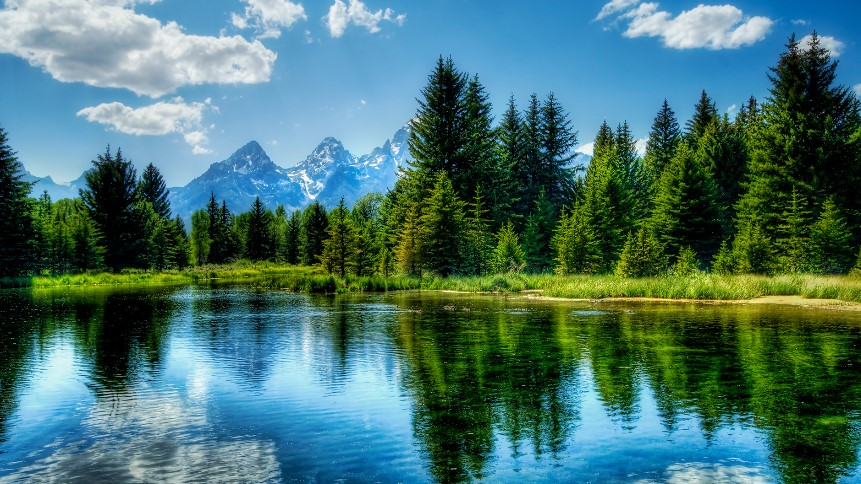
#> input picture 实验课作业/lab03/test.jpg, 861 x 484 px
$ python lab03.py
#> lines starting #> are read from the running program, lines starting #| are printed output that depends on the picture
import cv2
import numpy as np
import matplotlib
matplotlib.use('Agg')
import matplotlib.pyplot as plt
import warnings
warnings.filterwarnings("ignore")

plt.rcParams['font.sans-serif'] = ['DejaVu Sans']
plt.rcParams['axes.unicode_minus'] = False

# ===================== 1. 图像读入与预处理 =====================
img_path = "test.jpg"
img = cv2.imread(img_path, cv2.IMREAD_GRAYSCALE)
#> img: shape (484, 861); min 0, max 255, mean 100.5
if img is None:
    raise FileNotFoundError(f"无法读取图像 {img_path}，请检查路径！")
h, w = img.shape
#> h = 484; w = 861
print(f"原始图像尺寸: {h} × {w}，灰度单通道")
#| 原始图像尺寸: 484 × 861，灰度单通道

# ===================== 2. 下采样（1/2 比例）=====================
scale = 2
new_h, new_w = h // scale, w // scale
#> new_h = 242; new_w = 430

img_down_naive = cv2.resize(img, (new_w, new_h), interpolation=cv2.INTER_LINEAR)
img_blur = cv2.GaussianBlur(img, (5, 5), sigmaX=1.5)
img_down_gauss = cv2.resize(img_blur, (new_w, new_h), interpolation=cv2.INTER_LINEAR)
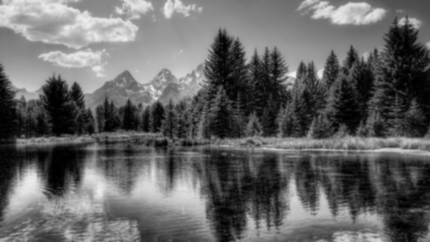
#> img_down_gauss: shape (242, 430); min 0, max 239, mean 100.5

# ===================== 3. 图像恢复（上采样回原尺寸）=====================
img_up_nearest = cv2.resize(img_down_naive, (w, h), interpolation=cv2.INTER_NEAREST)
img_up_bilinear = cv2.resize(img_down_naive, (w, h), interpolation=cv2.INTER_LINEAR)
img_up_bicubic = cv2.resize(img_down_naive, (w, h), interpolation=cv2.INTER_CUBIC)
img_up_gauss_bilinear = cv2.resize(img_down_gauss, (w, h), interpolation=cv2.INTER_LINEAR)

# ===================== 4. 空间域质量评估：MSE & PSNR =====================
def calculate_mse_psnr(img1, img2, max_pixel=255.0):
#> called with max_pixel = 255
    mse = np.mean((img1.astype(np.float64) - img2.astype(np.float64)) ** 2)
#> mse = 251
    if mse == 0:
        psnr = 100.0
    else:
        psnr = 10 * np.log10((max_pixel ** 2) / mse)
#> psnr = 24.13
    return mse, psnr

results = {}
results["Nearest Neighbor"] = calculate_mse_psnr(img, img_up_nearest)
results["Bilinear"] = calculate_mse_psnr(img, img_up_bilinear)
results["Bicubic"] = calculate_mse_psnr(img, img_up_bicubic)
results["Gaussian + Bilinear"] = calculate_mse_psnr(img, img_up_gauss_bilinear)

print("\n=== Spatial Domain Quality Evaluation (MSE/PSNR) ===")
for name, (mse, psnr) in results.items():
    print(f"{name}: MSE = {mse:.2f}, PSNR = {psnr:.2f} dB")
#> this loop made 4 passes
#> (name, mse, psnr) on passes 1 to 4: ('Nearest Neighbor', 251, 24.13), ('Bilinear', 222.9, 24.65), ('Bicubic', 208.7, 24.93), ('Gaussian + Bilinear', 295, 23.43)
#| Nearest Neighbor: MSE = 250.95, PSNR = 24.13 dB
#| Bilinear: MSE = 222.86, PSNR = 24.65 dB
#| Bicubic: MSE = 208.73, PSNR = 24.93 dB
#| Gaussian + Bilinear: MSE = 295.04, PSNR = 23.43 dB

# ===================== 5. 傅里叶变换（DFT）分析 =====================
def dft_analysis(img):
    dft = cv2.dft(np.float32(img), flags=cv2.DFT_COMPLEX_OUTPUT)
    dft_shift = np.fft.fftshift(dft)
    mag = cv2.magnitude(dft_shift[:, :, 0], dft_shift[:, :, 1])
    mag_log = 20 * np.log(mag + 1e-8)
    mag_log = cv2.normalize(mag_log, None, 0, 255, cv2.NORM_MINMAX)
    return mag, mag_log

mag_ori, mag_log_ori = dft_analysis(img)
mag_down, mag_log_down = dft_analysis(img_down_naive)
mag_bi, mag_log_bi = dft_analysis(img_up_bilinear)
#> in dft_analysis (call 3), `mag_log = 20 * np.log(mag + 1e-8)`:
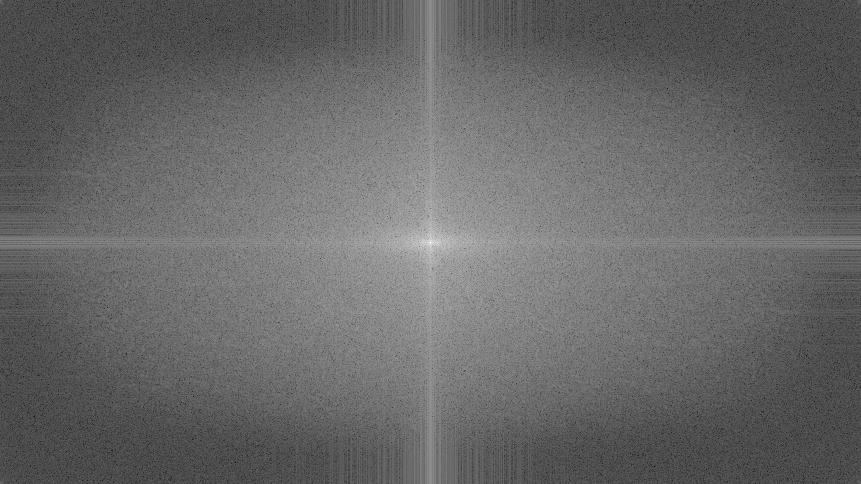
#> mag_log: shape (484, 861) float32; min -8.35, max 351, mean 137.9; drawn with min black and max white

# ===================== 6. DCT 分析 =====================
def dct_analysis(img, low_freq_ratio=0.25):
#> called with low_freq_ratio = 0.25
    dct = cv2.dct(np.float32(img))
    dct_log = 20 * np.log(np.abs(dct) + 1e-8)
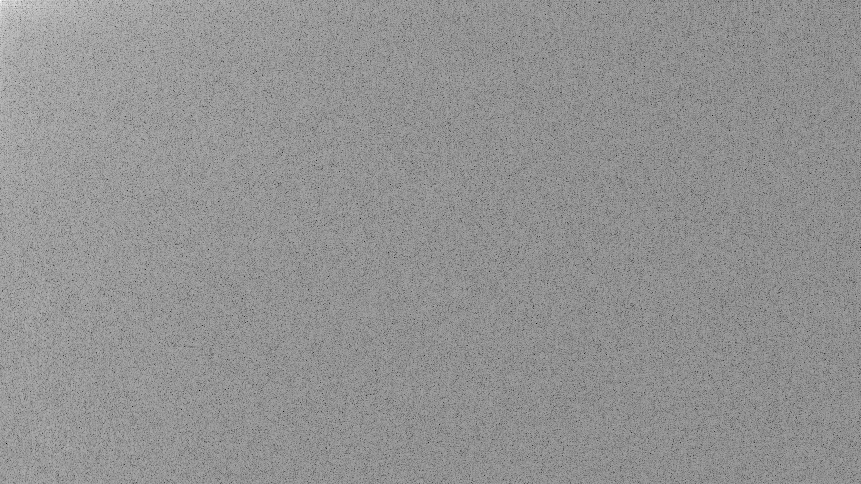
#> dct_log: shape (484, 861) float32; min -197.1, max 221.6, mean 43.7; drawn with min black and max white
    dct_log = cv2.normalize(dct_log, None, 0, 255, cv2.NORM_MINMAX)

    h_dct, w_dct = dct.shape
#> h_dct = 484; w_dct = 861
    low_h, low_w = int(h_dct * low_freq_ratio), int(w_dct * low_freq_ratio)
#> low_h = 121; low_w = 215
    total_energy = np.sum(np.abs(dct) ** 2)
#> total_energy = 5.9e+09
    low_energy = np.sum(np.abs(dct[:low_h, :low_w]) ** 2)
#> low_energy = 5.77e+09
    energy_ratio = low_energy / total_energy
#> energy_ratio = 0.978

    return dct, dct_log, energy_ratio

low_freq_ratio = 0.25
_, dct_log_ori, ratio_ori = dct_analysis(img, low_freq_ratio)
#> ratio_ori = 0.978
_, dct_log_nn, ratio_nn = dct_analysis(img_up_nearest, low_freq_ratio)
#> call 2 of dct_analysis, with low_freq_ratio = 0.25
#> in dct_analysis (call 2), `dct_log = 20 * np.log(np.abs(dct) + 1e-8)`:
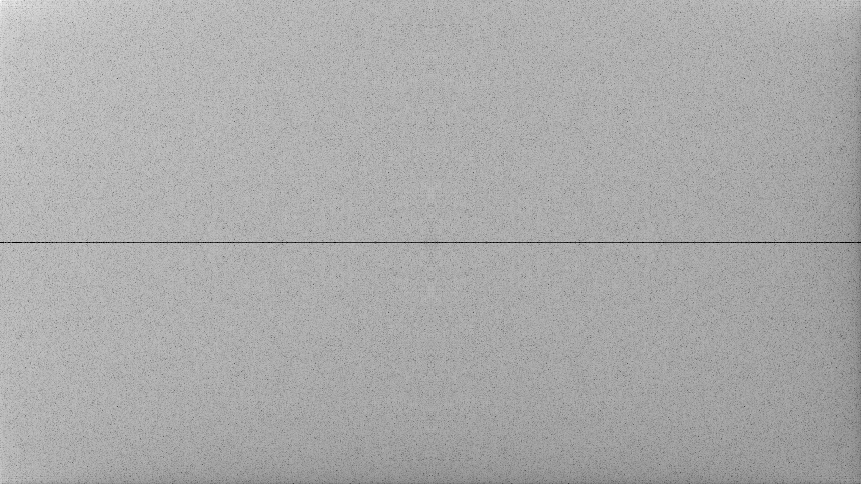
#> dct_log: shape (484, 861) float32; min -368.4, max 221.6, mean 26.6; drawn with min black and max white
#> in dct_analysis (call 2), `total_energy = np.sum(np.abs(dct) ** 2)`: total_energy = 5.81e+09
#> in dct_analysis (call 2), `low_energy = np.sum(np.abs(dct[:low_h, :low_w]) ** 2)`: low_energy = 5.75e+09
#> in dct_analysis (call 2), `energy_ratio = low_energy / total_energy`: energy_ratio = 0.99
#> ratio_nn = 0.99
_, dct_log_bi, ratio_bi = dct_analysis(img_up_bilinear, low_freq_ratio)
#> call 3 of dct_analysis, with low_freq_ratio = 0.25
#> in dct_analysis (call 3), `dct_log = 20 * np.log(np.abs(dct) + 1e-8)`:
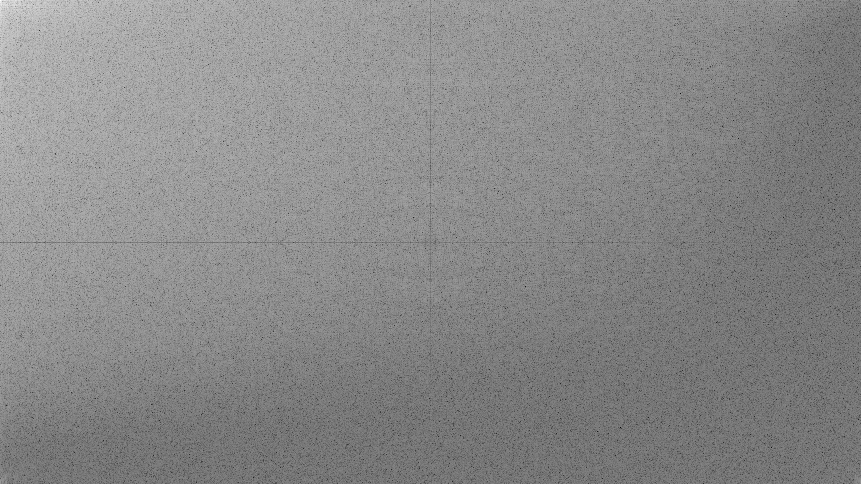
#> dct_log: shape (484, 861) float32; min -257.3, max 221.6, mean -0.8; drawn with min black and max white
#> in dct_analysis (call 3), `total_energy = np.sum(np.abs(dct) ** 2)`: total_energy = 5.76e+09
#> in dct_analysis (call 3), `low_energy = np.sum(np.abs(dct[:low_h, :low_w]) ** 2)`: low_energy = 5.74e+09
#> in dct_analysis (call 3), `energy_ratio = low_energy / total_energy`: energy_ratio = 0.997
#> ratio_bi = 0.997
_, dct_log_bic, ratio_bic = dct_analysis(img_up_bicubic, low_freq_ratio)
#> call 4 of dct_analysis, with low_freq_ratio = 0.25
#> in dct_analysis (call 4), `dct_log = 20 * np.log(np.abs(dct) + 1e-8)`:
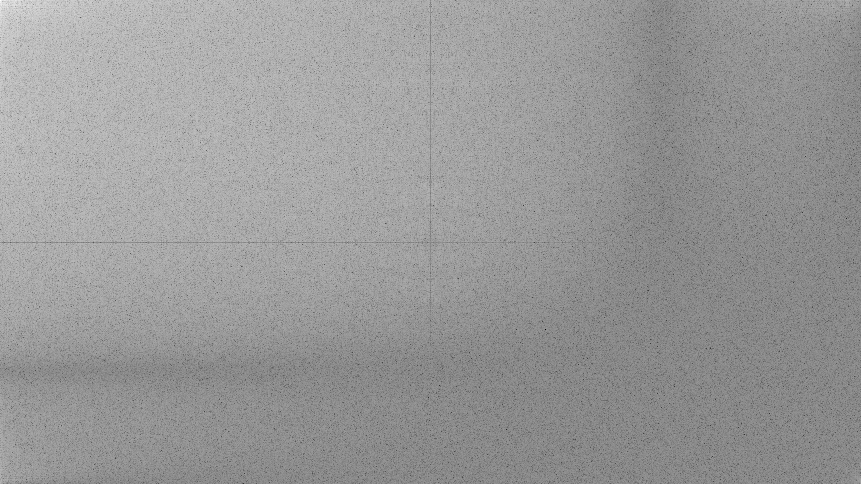
#> dct_log: shape (484, 861) float32; min -329.3, max 221.6, mean 0.6; drawn with min black and max white
#> in dct_analysis (call 4), `total_energy = np.sum(np.abs(dct) ** 2)`: total_energy = 5.8e+09
#> in dct_analysis (call 4), `low_energy = np.sum(np.abs(dct[:low_h, :low_w]) ** 2)`: low_energy = 5.76e+09
#> in dct_analysis (call 4), `energy_ratio = low_energy / total_energy`: energy_ratio = 0.994
#> ratio_bic = 0.994

print(f"\n=== DCT Low-Frequency Energy Ratio ({low_freq_ratio*100:.0f}% Region) ===")
print(f"Original: {ratio_ori:.2%}")
#| Original: 97.79%
print(f"Nearest Neighbor: {ratio_nn:.2%}")
#| Nearest Neighbor: 98.98%
print(f"Bilinear: {ratio_bi:.2%}")
#| Bilinear: 99.66%
print(f"Bicubic: {ratio_bic:.2%}")
#| Bicubic: 99.36%

# ==========================================================
# ===================== 分图保存 ===========================
# ==========================================================

# ----------------- 图1：空间域图像 -----------------
plt.figure(figsize=(16, 8))
plt.subplot(2, 3, 1)
plt.imshow(img, cmap='gray')
plt.title('Original')
plt.axis('off')

plt.subplot(2, 3, 2)
plt.imshow(img_down_naive, cmap='gray')
plt.title('Downsampled 1/2')
plt.axis('off')

plt.subplot(2, 3, 3)
plt.imshow(img_up_nearest, cmap='gray')
plt.title('Nearest')
plt.axis('off')

plt.subplot(2, 3, 4)
plt.imshow(img_up_bilinear, cmap='gray')
plt.title('Bilinear')
plt.axis('off')

plt.subplot(2, 3, 5)
plt.imshow(img_up_bicubic, cmap='gray')
plt.title('Bicubic')
plt.axis('off')

plt.subplot(2, 3, 6)
plt.imshow(img_up_gauss_bilinear, cmap='gray')
plt.title('Gauss+Bilinear')
plt.axis('off')

plt.tight_layout()
plt.savefig("01_spatial_domain.png", dpi=200, bbox_inches='tight')
plt.close()

# ----------------- 图2：DFT频谱 -----------------
plt.figure(figsize=(12, 4))
plt.subplot(1, 3, 1)
plt.imshow(mag_log_ori, cmap='gray')
plt.title('Original DFT')
plt.axis('off')

plt.subplot(1, 3, 2)
plt.imshow(mag_log_down, cmap='gray')
plt.title('Downsampled DFT')
plt.axis('off')

plt.subplot(1, 3, 3)
plt.imshow(mag_log_bi, cmap='gray')
plt.title('Bilinear Restore DFT')
plt.axis('off')

plt.tight_layout()
plt.savefig("02_dft_spectrum.png", dpi=200, bbox_inches='tight')
plt.close()

# ----------------- 图3：DCT系数 -----------------
plt.figure(figsize=(16, 4))
plt.subplot(1, 4, 1)
plt.imshow(dct_log_ori, cmap='gray')
plt.title(f'Original DCT\n{ratio_ori:.2%}')
plt.axis('off')

plt.subplot(1, 4, 2)
plt.imshow(dct_log_nn, cmap='gray')
plt.title(f'Nearest DCT\n{ratio_nn:.2%}')
plt.axis('off')

plt.subplot(1, 4, 3)
plt.imshow(dct_log_bi, cmap='gray')
plt.title(f'Bilinear DCT\n{ratio_bi:.2%}')
plt.axis('off')

plt.subplot(1, 4, 4)
plt.imshow(dct_log_bic, cmap='gray')
plt.title(f'Bicubic DCT\n{ratio_bic:.2%}')
plt.axis('off')

plt.tight_layout()
plt.savefig("03_dct_coeff.png", dpi=200, bbox_inches='tight')
plt.close()

# ----------------- 图4：指标对比 -----------------
plt.figure(figsize=(14, 8))

methods = list(results.keys())
#> methods = ['Nearest Neighbor', 'Bilinear', 'Bicubic', 'Gaussian + Bilinear']
mse_values = [results[m][0] for m in methods]
#> mse_values = [251, 222.9, 208.7, 295]
psnr_values = [results[m][1] for m in methods]
#> psnr_values = [24.13, 24.65, 24.93, 23.43]
ratios = [ratio_ori, ratio_nn, ratio_bi, ratio_bic]
#> ratios = [0.978, 0.99, 0.997, 0.994]
ratio_labels = ['Original', 'Nearest', 'Bilinear', 'Bicubic']

plt.subplot(2, 2, 1)
plt.bar(methods, mse_values, color=['#ff9999','#66b3ff','#99ff99','#ffcc99'])
plt.title('MSE Comparison')
plt.grid(axis='y', linestyle='--', alpha=0.7)

plt.subplot(2, 2, 2)
plt.bar(methods, psnr_values, color=['#ff9999','#66b3ff','#99ff99','#ffcc99'])
plt.title('PSNR Comparison')
plt.grid(axis='y', linestyle='--', alpha=0.7)

plt.subplot(2, 2, 3)
plt.bar(ratio_labels, ratios, color=['#66b3ff','#ff9999','#99ff99','#ffcc99'])
plt.title('DCT Low-Freq Energy Ratio')
plt.ylim(0, 1.05)
plt.grid(axis='y', linestyle='--', alpha=0.7)

plt.tight_layout()
plt.savefig("04_metrics.png", dpi=200, bbox_inches='tight')
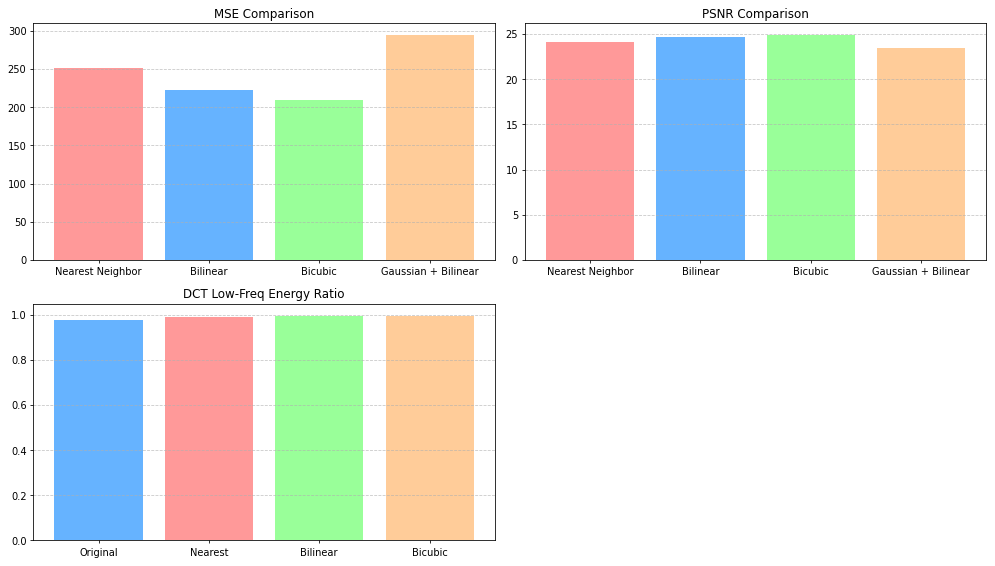
#> figure drawn by matplotlib, 3 panels; panel 1: tallest bar 295 high, from x = 2.6 to 3.4; panel 2: tallest bar 24.93 high, from x = 1.6 to 2.4; panel 3: tallest bar 0.997 high, from x = 1.6 to 2.4
plt.close()

# ===================== 结论 =====================
print("\n" + "="*80)
print("【Experimental Analysis Conclusion】")
print("1. Spatial Domain: Bicubic > Bilinear > Nearest Neighbor")
print("2. DFT: Downsampling causes aliasing (high frequency increase)")
print("3. DCT: Bicubic keeps low-frequency energy closest to original")
print("="*80)
